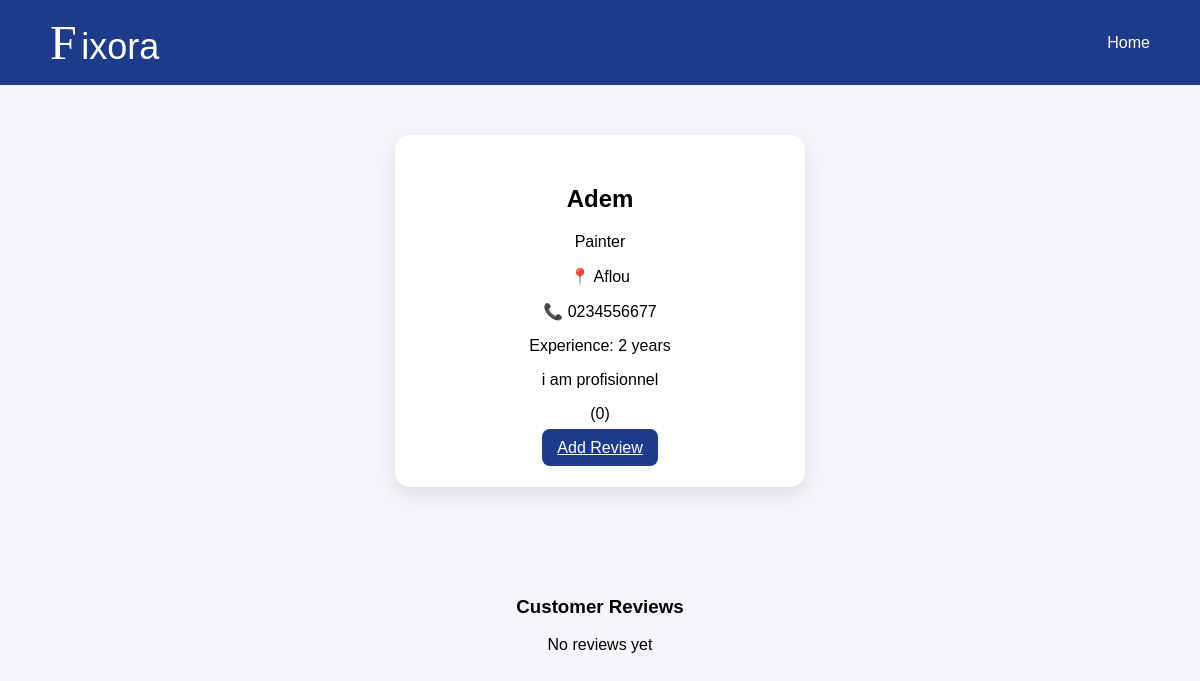
The page /profile/3/ (signed in) on the database its author committed.
### main/models.py (models this page shows, shortened)
class Artisan(models.Model):
    name = models.CharField(max_length=100)
    service = models.CharField(max_length=100)
    city = models.CharField(max_length=100)
    phone = models.CharField(max_length=20)
    email = models.EmailField(default='example@example.com')
    experience = models.IntegerField()
    description = models.TextField()
    image = models.ImageField(upload_to='artisans/', blank=True, null=True)
    rating = models.FloatField(default=0)
    is_approved = models.BooleanField(default=False)

### main/views.py (the view)
# urls.py: path('profile/<int:id>/', views.profile, name='profile'),
@login_required
def profile(request, id):
    artisan = get_object_or_404(Artisan, id=id)
    reviews = Review.objects.filter(artisan=artisan)
    avg = reviews.aggregate(Avg('rating'))['rating__avg']
    average_rating = round(avg, 1) if avg else 0
    return render(request, 'main/profile.html', {
        'artisan': artisan,
        'reviews': reviews,
        'average_rating': average_rating
    })

### main/templates/main/profile.html (shortened to what this page needs)
<!DOCTYPE html>
<html lang="en">
<head>
{% load static %}
<link rel="stylesheet" href="{% static 'css/style.css' %}">
</head>
<body>
<header>
<div class="logo">
<span style="font-family:'Lucida Handwriting', cursive; font-size:48px;">F</span>
<span style="font-size:36px;">ixora</span>
</div>
<nav>
<a href="{% url 'home' %}">Home</a>
</nav>
</header>
<section class="profile-section">
<div class="profile-card">
<h2>{{ artisan.name }}</h2>
<span class="badge">{{ artisan.service }}</span>
<p>📍 {{ artisan.city }}</p>
<p>📞 {{ artisan.phone }}</p>
<p>Experience: {{ artisan.experience }} years</p>
<p>{{ artisan.description }}</p>
<p>
({{ average_rating }})
</p>
<a href="{% url 'add_review' artisan.id %}" class="review-btn">Add Review</a>
</div>
</section>
<section class="reviews-section">
<h3>Customer Reviews</h3>
{% for review in reviews %}
<div class="review-card">
<p>⭐ {{ review.rating }}</p>
<p>{{ review.comment }}</p>
<small>- {{ review.user_name }}</small>
</div>
{% empty %}
<p>No reviews yet</p>
{% endfor %}
</section>
</body>
</html>

### static/css/style.css (style rules this page uses)
body { margin: 0; font-family: Arial, sans-serif; background-color: #f4f6f9; }
header { display: flex; justify-content: space-between; align-items: center; padding: 15px 50px; background-color: #1e3a8a; color: white; }
header a { color: white; text-decoration: none; margin-left: 15px; }
.profile-section { padding: 50px 20px; display: flex; justify-content: center; }
.profile-card { background-color: white; padding: 30px; width: 350px; text-align: center; border-radius: 15px; box-shadow: 0 8px 20px rgba(0,0,0,0.1); }
.review-btn { margin-top: 15px; padding: 10px 15px; background-color: #1e3a8a; color: white; border: none; border-radius: 8px; cursor: pointer; }
.reviews-section { padding: 40px; text-align: center; }

### rows shown on the page
Artisan: name "Adem", service "Painter", city "Aflou", phone "0234556677", experience "2", description "i am profisionnel"

### other values the page prints
{{ average_rating }} "0"
